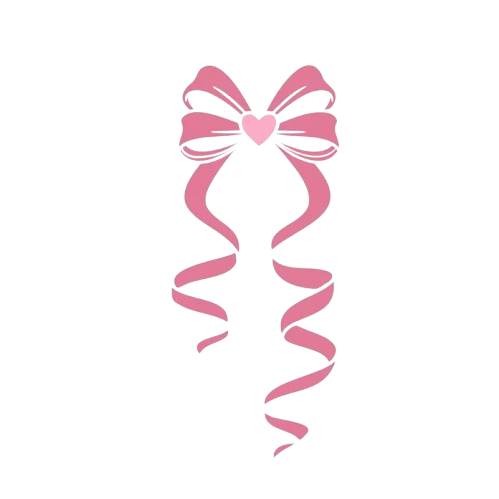
#> input picture 1.png, 499 x 499 px
$ python generate_poster.py
#> lines starting #> are read from the running program, lines starting #| are printed output that depends on the picture
"""
Ivy's Sweet 16 Birthday Poster Generator
Theme: Pretty in Pink - Soft Florals, Chic & Elegant
Generates a high-quality PNG poster at 1080x1620 (2:3 ratio)
Renders at 2x then downsamples for anti-aliasing
"""

from PIL import Image, ImageDraw, ImageFont, ImageFilter
import math
import os
import random

# ============ CONFIGURATION ============
SCALE = 2  # Render at 2x for anti-aliasing
W, H = 1080, 1620
WIDTH, HEIGHT = W * SCALE, H * SCALE
FONTS_DIR = "C:/Windows/Fonts"

# Pretty in Pink color palette
C = {
    'bg_top':       (255, 250, 248),
    'bg_bot':       (253, 235, 232),
    'blush':        (232, 160, 191),
    'baby_pink':    (244, 194, 194),
    'dusty_rose':   (196, 139, 159),
    'deep_pink':    (199, 91, 122),
    'champagne':    (245, 230, 204),
    'ivory':        (255, 255, 240),
    'white':        (255, 255, 255),
    'gold':         (191, 160, 110),
    'gold_light':   (212, 190, 150),
    'rose_gold':    (183, 110, 121),
    'text_dark':    (82, 48, 64),
    'text_med':     (130, 85, 105),
    'text_light':   (170, 130, 148),
    'sage':         (175, 195, 165),
    'sage_dark':    (145, 168, 138),
    'pink1':        (250, 218, 221),
    'pink2':        (242, 200, 210),
    'pink3':        (255, 228, 232),
    'pink4':        (238, 175, 195),
    'border':       (225, 185, 198),
    'border_gold':  (210, 188, 155),
    # Pastel additions for dress code
    'pastel_lav':   (210, 190, 220),    # Pastel lavender
    'pastel_mint':  (195, 225, 210),    # Pastel mint
    'pastel_peach': (255, 218, 200),    # Pastel peach
    # Faded background element colors
    'bg_bow':       (248, 225, 235),    # Very faded pink for bg bows
    'bg_steth':     (240, 218, 228),    # Very faded rose for bg stethoscope
    'bg_book':      (245, 232, 238),    # Very faded for bg books
    'bg_book_sp':   (238, 220, 230),    # Faded spine color
}

def S(v):
    """Scale value"""
    return int(v * SCALE)

def font(name, size):
    try:
        # Try current directory first
        if os.path.exists(name):
            return ImageFont.truetype(name, S(size))
        # Then try Windows fonts directory
        win_path = os.path.join(FONTS_DIR, name)
        if os.path.exists(win_path):
            return ImageFont.truetype(win_path, S(size))
    except Exception as e:
        pass
    return None

def get_font(names, size):
    """Try multiple font names, return first one that works"""
    if isinstance(names, str):
        names = [names]
    for name in names:
        f = font(name, size)
        if f:
            return f
    # Final fallback to a system font
    try:
        return ImageFont.truetype("C:\\Windows\\Fonts\\arial.ttf", S(size))
    except:
        return ImageFont.load_default()

# ============ DRAWING PRIMITIVES ============

def gradient_bg(draw):
    for y in range(HEIGHT):
        t = y / HEIGHT
        r = int(C['bg_top'][0] + (C['bg_bot'][0] - C['bg_top'][0]) * t)
        g = int(C['bg_top'][1] + (C['bg_bot'][1] - C['bg_top'][1]) * t)
        b = int(C['bg_top'][2] + (C['bg_bot'][2] - C['bg_top'][2]) * t)
        draw.line([(0, y), (WIDTH, y)], fill=(r, g, b))

def flower(draw, cx, cy, r, petal_col, center_col, n=5, rot=0):
    cx, cy, r = S(cx), S(cy), S(r)
    for i in range(n):
        a = rot + 2 * math.pi * i / n
        px = cx + r * 0.65 * math.cos(a)
        py = cy + r * 0.65 * math.sin(a)
        pr = r * 0.52
        draw.ellipse([px-pr, py-pr, px+pr, py+pr], fill=petal_col)
    cr = r * 0.28
    draw.ellipse([cx-cr, cy-cr, cx+cr, cy+cr], fill=center_col)

def tiny_flower(draw, cx, cy, sz, col):
    cx, cy, sz = S(cx), S(cy), S(sz)
    for i in range(5):
        a = 2 * math.pi * i / 5 - math.pi / 2
        px = cx + sz * 0.5 * math.cos(a)
        py = cy + sz * 0.5 * math.sin(a)
        draw.ellipse([px-sz*0.28, py-sz*0.28, px+sz*0.28, py+sz*0.28], fill=col)
    draw.ellipse([cx-sz*0.14, cy-sz*0.14, cx+sz*0.14, cy+sz*0.14], fill=C['gold_light'])

def leaf(draw, cx, cy, length, angle, col):
    cx, cy, length = S(cx), S(cy), S(length)
    ca, sa = math.cos(angle), math.sin(angle)
    pts = []
    for t in range(0, 360, 8):
        tr = math.radians(t)
        x = length * 0.5 * math.cos(tr)
        y = length * 0.14 * math.sin(tr)
        pts.append((x * ca - y * sa + cx, x * sa + y * ca + cy))
    if len(pts) >= 3:
        draw.polygon(pts, fill=col)

# [44 lines left out: function bow, not called in this run]

def book_stack(draw, cx, cy, count=3):
    cx, cy = S(cx), S(cy)
    colors = [(C['blush'], C['dusty_rose']), (C['baby_pink'], C['deep_pink']),
              (C['champagne'], C['gold'])]
    for i in range(count):
        bw = S(48 + (i % 2) * 8)
        bh = S(13)
        bx = cx - bw // 2 + S((i % 2) * 4)
        by = cy - i * S(15)
        draw.rectangle([bx, by, bx+bw, by+bh], fill=colors[i%3][0], outline=colors[i%3][1], width=max(1, SCALE))
        draw.line([(bx+S(3), by), (bx+S(3), by+bh)], fill=colors[i%3][1], width=max(1, SCALE))

def stethoscope(img, cx, cy, sz, opacity=1.0):
    """Render 🩺 color emoji from Segoe UI Emoji onto the image"""
    cx, cy, sz = S(cx), S(cy), S(sz)
    font_sz = max(12, int(sz * 0.75))
    emoji_font = ImageFont.truetype(
        os.path.join(FONTS_DIR, "seguiemj.ttf"), font_sz)
    char = "\U0001FA7A"

    # Measure glyph
    tmp = Image.new('RGBA', (1, 1))
    td = ImageDraw.Draw(tmp)
    bb = td.textbbox((0, 0), char, font=emoji_font)
    ew, eh = bb[2] - bb[0] + 10, bb[3] - bb[1] + 10

    # Render emoji on transparent temp image
    tmp = Image.new('RGBA', (ew, eh), (0, 0, 0, 0))
    td = ImageDraw.Draw(tmp)
    td.text((-bb[0] + 5, -bb[1] + 5), char,
            font=emoji_font, embedded_color=True)

    # Apply opacity for faded background elements
    if opacity < 1.0:
        a = tmp.split()[3]
        a = a.point(lambda p: int(p * opacity))
        tmp.putalpha(a)

    # Paste centered at (cx, cy)
    px = int(cx - ew / 2)
    py = int(cy - eh / 2)
    img.paste(tmp, (px, py), tmp)

def ornament_line(draw, y, col):
    y = S(y)
    cx = WIDTH // 2
    lw = S(200)
    draw.line([(cx-lw, y), (cx+lw, y)], fill=col, width=max(1, SCALE))
    # Center diamond
    d = S(4)
    draw.polygon([(cx, y-d), (cx+d, y), (cx, y+d), (cx-d, y)], fill=col)
    # Side dots
    for off in [-0.4, 0.4, -0.7, 0.7]:
        ox = cx + int(lw * off)
        draw.ellipse([ox-S(2), y-S(2), ox+S(2), y+S(2)], fill=col)

def sparkle(draw, cx, cy, sz, col):
    cx, cy, sz = S(cx), S(cy), S(sz)
    draw.line([(cx, cy-sz), (cx, cy+sz)], fill=col, width=max(1, SCALE))
    draw.line([(cx-sz, cy), (cx+sz, cy)], fill=col, width=max(1, SCALE))
    s2 = int(sz * 0.6)
    draw.line([(cx-s2, cy-s2), (cx+s2, cy+s2)], fill=col, width=max(1, SCALE))
    draw.line([(cx+s2, cy-s2), (cx-s2, cy+s2)], fill=col, width=max(1, SCALE))

def heart(draw, cx, cy, sz, col):
    cx, cy, sz = S(cx), S(cy), S(sz)
    pts = []
    for t in range(0, 360, 3):
        tr = math.radians(t)
        x = sz * 16 * math.sin(tr)**3 / 16
        y = -sz * (13*math.cos(tr) - 5*math.cos(2*tr) - 2*math.cos(3*tr) - math.cos(4*tr)) / 16
        pts.append((cx + x, cy + y))
    if len(pts) >= 3:
        draw.polygon(pts, fill=col)

def centered(draw, text, fnt, y, col):
    y = S(y)
    bb = draw.textbbox((0, 0), text, font=fnt)
    tw = bb[2] - bb[0]
    draw.text(((WIDTH - tw) // 2, y), text, font=fnt, fill=col)

def txt_w(draw, text, fnt):
    bb = draw.textbbox((0, 0), text, font=fnt)
    return bb[2] - bb[0]

# ============ CREATE POSTER ============

def create_poster():
    img = Image.new('RGB', (WIDTH, HEIGHT), C['bg_top'])
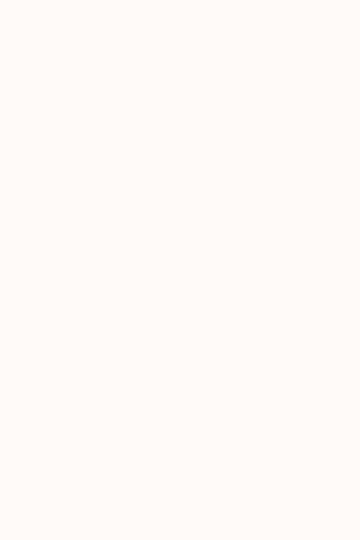
#> img: PIL image 2160x3240 RGB (shown at 1/6 size); mean R, G, B 255, 250, 248
    d = ImageDraw.Draw(img)

    # --- Fonts ---
    f_script_xl = get_font(["ITCEDSCR.TTF", "georgiai.ttf", "georgia.ttf"], 88)
    f_script_lg = get_font(["ITCEDSCR.TTF", "georgiai.ttf", "georgia.ttf"], 62)
    f_script_md = get_font(["ITCEDSCR.TTF", "georgiai.ttf", "georgia.ttf"], 48)
    f_script_sm = get_font(["ITCEDSCR.TTF", "georgiai.ttf", "georgia.ttf"], 38)
    # IVY'S - use DancingScript, very important to show!
    f_name      = get_font(["DancingScript.ttf", "SCRIPTBL.TTF", "ITCEDSCR.TTF", "georgiai.ttf"], 140)
    f_name_i    = get_font(["BOD_I.TTF", "timesi.ttf", "times.ttf"], 44)
    f_serif     = get_font(["BASKVILL.TTF", "georgia.ttf", "times.ttf"], 28)
    f_serif_sm  = get_font(["BASKVILL.TTF", "georgia.ttf", "times.ttf"], 22)
    f_gothic    = get_font(["GOTHIC.TTF", "arial.ttf"], 21)
    f_gothic_sm = get_font(["GOTHIC.TTF", "arial.ttf"], 17)
    f_gothic_xs = get_font(["GOTHIC.TTF", "arial.ttf"], 13)
    f_bell      = get_font(["BELL.TTF", "times.ttf"], 27)
    f_bell_sm   = get_font(["BELL.TTF", "times.ttf"], 21)

    # 1. Gradient background
    gradient_bg(d)

    # 1b. Background watermark elements (bows, stethoscopes, books)
    draw_background_elements(d, img)
#> the loop in draw_background_elements, `for sx, sy, ssz in bg_steth_positions:` made 14 passes
#> pass 1, in stethoscope, `a = a.point(lambda p: int(p * opacity))`:
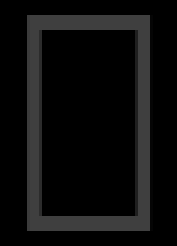
#> a: PIL image 59x82 L (shown 3 times larger); min 0, max 63, mean 12.8

    # 2. Double border frame
    m1, m2 = S(32), S(44)
    d.rectangle([m1, m1, WIDTH-m1, HEIGHT-m1], outline=C['border'], width=max(2, SCALE))
    d.rectangle([m2, m2, WIDTH-m2, HEIGHT-m2], outline=C['border_gold'], width=max(1, SCALE))

    # Corner flowers
    for cx, cy in [(m2+S(12), m2+S(12)), (WIDTH-m2-S(12), m2+S(12)),
                   (m2+S(12), HEIGHT-m2-S(12)), (WIDTH-m2-S(12), HEIGHT-m2-S(12))]:
        draw_corner_flower(d, cx, cy)

    # Load and place bow image (1.png) - BIGGER sizes
    try:
        bow_img = Image.open("1.png").convert("RGBA")
#> bow_img is the input picture: PIL image 499x499 RGBA; mean R, G, B, A 18.2, 11.7, 13.5, 16.6

        # Resize and place bows at different locations (increased sizes)
        bow_positions = [
            # Corner bows (MASSIVE)
            (m2+S(50), m2+S(50), 350),
            (WIDTH-m2-S(50), m2+S(50), 350),
            (m2+S(50), HEIGHT-m2-S(50), 350),
            (WIDTH-m2-S(50), HEIGHT-m2-S(50), 350),
            # Top area
            (WIDTH//2, S(148), 320),
            (S(200), S(280), 220),
            (WIDTH-S(200), S(300), 220),
            # Upper middle area
            (WIDTH//4, S(450), 240),
            (WIDTH*3//4, S(480), 240),
            (S(180), S(620), 190),
            (WIDTH-S(180), S(650), 190),
            (WIDTH//2, S(680), 230),
            # Center middle area
            (WIDTH//2, S(850), 260),
            (S(220), S(920), 200),
            (WIDTH-S(220), S(950), 200),
            (WIDTH//3, S(1020), 230),
            (WIDTH*2//3, S(1050), 230),
            # Lower middle area
            (WIDTH//4, S(1150), 230),
            (WIDTH*3//4, S(1180), 230),
            (S(190), S(1280), 190),
            (WIDTH-S(190), S(1310), 190),
            (WIDTH//2, S(1380), 210),
            # Extra scattered bows
            (S(250), S(370), 180),
            (WIDTH-S(250), S(390), 180),
            (S(160), S(1480), 185),
            (WIDTH-S(160), S(1500), 185),
        ]
        for bx, by, bsize in bow_positions:
            bow_resized = bow_img.resize((bsize, bsize), Image.LANCZOS)
            # Center the bow image
            paste_x = int(bx - bsize // 2)
            paste_y = int(by - bsize // 2)
            img.paste(bow_resized, (paste_x, paste_y), bow_resized)
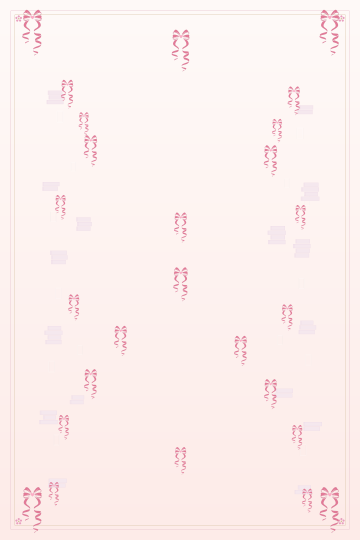
#> img: PIL image 2160x3240 RGB (shown at 1/6 size); mean R, G, B 252.7, 239.9, 237.9
    except Exception as e:
        print(f"Could not load bow image: {e}")

    # 3. Top floral crown
    draw_top_florals(d)

    # 5. "You're Invited to"
    centered(d, "You're Invited to", f_script_lg, 198, C['text_med'])

    # 6. Ornamental line
    ornament_line(d, 262, C['gold_light'])

    # 7. IVY'S
    centered(d, "IVY'S", f_name, 280, C['deep_pink'])

    # 8. Sweet Sixteen
    centered(d, "Sweet Sixteen", f_script_xl, 420, C['dusty_rose'])

    # Hearts beside title
    heart(d, W//2 - 185, 465, 9, C['pink1'])
    heart(d, W//2 + 185, 465, 9, C['pink1'])

    # 9. BIRTHDAY CELEBRATION
    centered(d, "B I R T H D A Y   C E L E B R A T I O N", f_gothic, 520, C['text_med'])

    # 10. Ornamental line
    ornament_line(d, 535, C['gold_light'])

    # 11. Side decorations
    book_stack(d, 108, 572, 3)
    stethoscope(img, W - 108, 540, 58, opacity=0.45)
    # bow(d, 102, 625, 28, C['pink2'], C['dusty_rose'])
    # bow(d, W - 102, 618, 28, C['pink2'], C['dusty_rose'])

    # 12. Invitation text
    centered(d, "Please join us for an afternoon of", f_script_sm, 560, C['text_light'])
    centered(d, "elegance & celebration", f_script_sm, 600, C['text_light'])

    # 13. Details box
    draw_details_box(d, f_gothic_sm, f_bell)

    # 14. Ornamental line
    ornament_line(d, 940, C['gold_light'])

    # 15. Pretty in Pink
    centered(d, "~ Pretty in Pink ~", f_script_lg, 960, C['deep_pink'])

    # 16. Dress code
    draw_dress_code(d, f_gothic, f_gothic_xs)

    # 17. Theme line
    # centered(d, "T H E M E", f_gothic_sm, 1198, C['gold'])
    # centered(d, "Soft Florals  ·  Chic & Elegant  ·  Bows", f_serif_sm, 1222, C['text_med'])

    # 18. Middle decorative row
    draw_middle_decor(d, img)

    # 19. Ornamental line
    ornament_line(d, 1330, C['gold_light'])

    # 20. Closing text
    centered(d, "With love,", f_script_sm, 1365, C['text_light'])
    centered(d, "we can't wait to celebrate with you!", f_script_sm, 1405, C['text_light'])

    # 22. Bottom bow
    # bow(d, W//2, H - 115, 38, C['blush'], C['dusty_rose'])

    # 23. Bottom florals
    draw_bottom_florals(d)

    # 24. Scattered sparkles, hearts, dots, tiny flowers
    draw_scatter(d)

    # Downsample for anti-aliasing
    img = img.resize((W, H), Image.LANCZOS)
    return img


def draw_corner_flower(d, cx, cy):
    """Small corner flower (already in pixel coords)"""
    sz = S(7)
    for i in range(5):
        a = 2 * math.pi * i / 5 - math.pi / 2
        px = cx + sz * math.cos(a)
        py = cy + sz * math.sin(a)
        d.ellipse([px-S(3), py-S(3), px+S(3), py+S(3)], fill=C['blush'])
    d.ellipse([cx-S(2), cy-S(2), cx+S(2), cy+S(2)], fill=C['gold_light'])


def draw_background_elements(d, img):
    """Draw faded bows, stethoscopes, and books scattered across background"""
    random.seed(99)

    # --- Background bows (scattered, faded) ---
    bg_bow_positions = [
        (155, 200, 50), (W-160, 250, 45), (130, 480, 40), (W-140, 520, 42),
        (170, 720, 48), (W-170, 680, 44), (140, 950, 46), (W-150, 1000, 40),
        (160, 1180, 42), (W-165, 1150, 48), (135, 1380, 44), (W-145, 1420, 40),
        (W//2 - 280, 350, 35), (W//2 + 280, 380, 35),
        (W//2 - 300, 820, 38), (W//2 + 300, 860, 38),
        (W//2 - 260, 1100, 36), (W//2 + 260, 1300, 36),
    ]
    # for bx, by, bsz in bg_bow_positions:
    #     bow(d, bx, by, bsz, C['pink2'], C['dusty_rose'])

    # --- Background stethoscopes (scattered, faded) ---
    bg_steth_positions = [
        (180, 350, 55), (W-180, 400, 50), (160, 650, 48), (W-160, 600, 52),
        (175, 880, 50), (W-175, 850, 48), (155, 1100, 52), (W-155, 1080, 50),
        (170, 1320, 48), (W-170, 1350, 52),
        (W//2 - 320, 500, 42), (W//2 + 320, 550, 42),
        (W//2 - 300, 1050, 44), (W//2 + 300, 1020, 44),
    ]
    for sx, sy, ssz in bg_steth_positions:
        stethoscope(img, sx, sy, ssz, opacity=0.25)

    # --- Background book stacks (scattered, faded) ---
    bg_book_positions = [
        (165, 300), (W-165, 330), (150, 560), (W-150, 590),
        (175, 780), (W-175, 760), (160, 1020), (W-160, 990),
        (145, 1260), (W-145, 1280), (170, 1450), (W-170, 1470),
        (W//2 - 290, 680), (W//2 + 290, 720),
        (W//2 - 310, 1200), (W//2 + 310, 1180),
    ]
    for bbx, bby in bg_book_positions:
        # Draw faded books manually (lighter colors)
        cx, cy = S(bbx), S(bby)
        for i in range(random.randint(2, 4)):
            bw = S(random.randint(38, 55))
            bh = S(12)
            bkx = cx - bw // 2 + S((i % 2) * 3)
            bky = cy - i * S(14)
            d.rectangle([bkx, bky, bkx+bw, bky+bh], fill=C['bg_book'], outline=C['bg_book_sp'], width=max(1, SCALE))
            d.line([(bkx+S(3), bky), (bkx+S(3), bky+bh)], fill=C['bg_book_sp'], width=max(1, SCALE))


def draw_top_florals(d):
    """Floral arrangement at top of poster"""
    cx = W // 2
    # Large center
    flower(d, cx, 90, 30, C['pink1'], C['gold_light'], 5, 0)
    flower(d, cx-55, 78, 24, C['baby_pink'], C['champagne'], 5, 0.3)
    flower(d, cx+55, 78, 24, C['blush'], C['champagne'], 5, 0.6)
    flower(d, cx-105, 90, 19, C['pink2'], C['gold_light'], 5, 0.1)
    flower(d, cx+105, 90, 19, C['pink2'], C['gold_light'], 5, 0.4)
    # Tiny accents
    tiny_flower(d, cx-148, 85, 6, C['dusty_rose'])
    tiny_flower(d, cx+148, 85, 6, C['dusty_rose'])
    tiny_flower(d, cx-178, 92, 5, C['pink4'])
    tiny_flower(d, cx+178, 92, 5, C['pink4'])
    # Leaves
    leaf(d, cx-72, 108, 28, -0.5, C['sage'])
    leaf(d, cx+72, 108, 28, 0.5, C['sage'])
    leaf(d, cx-130, 98, 24, -0.8, C['sage_dark'])
    leaf(d, cx+130, 98, 24, 0.8, C['sage_dark'])
    leaf(d, cx-165, 100, 18, -1.0, C['sage'])
    leaf(d, cx+165, 100, 18, 1.0, C['sage'])


def draw_details_box(d, f_sm, f_bell):
    """Date, time, venue details"""
    bx1, bx2 = S(130), WIDTH - S(130)
    by1, by2 = S(650), S(950)  # Larger box for venue
    # Subtle fill
    d.rectangle([bx1, by1, bx2, by2], fill=(255, 248, 245), outline=C['border_gold'], width=max(1, SCALE))

    y = 665
    centered(d, "D A T E", f_sm, y, C['gold'])
    y += 28
    centered(d, "Sunday, February 15th, 2026", f_bell, y, C['text_dark'])

    y += 48
    centered(d, "T I M E", f_sm, y, C['gold'])
    y += 28
    centered(d, "2 : 30  PM   —   6 : 30  PM", f_bell, y, C['text_dark'])

    y += 48
    centered(d, "V E N U E", f_sm, y, C['gold'])
    y += 28
    centered(d, "Club House", f_bell, y, C['text_dark'])
    y += 26
    centered(d, "5616 Sage Hills DR", f_bell, y, C['text_dark'])
    y += 26
    centered(d, "Charlotte, NC 28277", f_bell, y, C['text_dark'])


def draw_dress_code(d, f_title, f_xs):
    """Dress code section with color swatches in rows of 4"""
    centered(d, "D R E S S   C O D E", f_title, 1030, C['text_dark'])

    swatches = [
        (C['blush'],        "Blush\nPink"),
        (C['baby_pink'],    "Baby\nPink"),
        (C['dusty_rose'],   "Dusty\nRose"),
        (C['champagne'],    "Nude\nChampagne"),
        (C['ivory'],        "Ivory"),
        (C['white'],        "White"),
        (C['pink2'],        "Pastel\nFloral"),
        (C['pastel_lav'],   "Pastel\nLavender"),
        (C['pastel_mint'],  "Pastel\nMint"),
        (C['pastel_peach'], "Pastel\nPeach"),
    ]

    sw = S(38)  # Swatch size
    gap = S(20)  # Gap between swatches
    cols_per_row = 5  # 5 colors per row
    row_gap = S(100)  # Gap between rows

    sy = S(1055)  # Starting y position

    # Draw swatches in rows of 4
    for i, (col, label) in enumerate(swatches):
        row = i // cols_per_row
        col_in_row = i % cols_per_row

        # Calculate x position (center each row)
        colors_in_this_row = min(cols_per_row, len(swatches) - row * cols_per_row)
        row_width = colors_in_this_row * sw + (colors_in_this_row - 1) * gap
        row_start_x = (WIDTH - row_width) // 2

        x = row_start_x + col_in_row * (sw + gap)
        y = sy + row * row_gap

        # Circle swatch
        d.ellipse([x, y, x+sw, y+sw], fill=col, outline=C['gold_light'], width=max(1, SCALE))
        # Label lines
        for j, line in enumerate(label.split('\n')):
            bb = d.textbbox((0, 0), line, font=f_xs)
            lw = bb[2] - bb[0]
            d.text((x + sw//2 - lw//2, y + sw + S(6) + j * S(15)), line, font=f_xs, fill=C['text_light'])

    # Add special notes below swatches
    note_y = y + sw + S(95)

    # Birthday girl dress note
    centered(d, "Birthday Girl: Red Wine Color", f_xs, note_y, C['deep_pink'])
    note_y += S(22)

    # Guest flexibility note
    centered(d, "Guests: Any pastel color welcome • Your choice!", f_xs, note_y, C['text_light'])
    final_y = sy + ((len(swatches) - 1) // cols_per_row) * row_gap + S(72)
    centered(d, "or any other pastel color", f_xs, final_y, C['text_light'])


def draw_middle_decor(d, img):
    """Middle decorative row with icons"""
    cx = W // 2
    y = 1275

    flower(d, cx-150, y, 16, C['pink1'], C['gold_light'], 5, 0.2)
    leaf(d, cx-170, y+10, 18, -0.6, C['sage'])
    # bow(d, cx, y, 42, C['blush'], C['dusty_rose'])
    flower(d, cx+150, y, 16, C['pink1'], C['gold_light'], 5, 0.8)
    leaf(d, cx+170, y+10, 18, 0.6, C['sage'])
    book_stack(d, cx-210, y+12, 2)
    stethoscope(img, cx+210, y-8, 42, opacity=0.45)


def draw_bottom_florals(d):
    """Bottom floral arrangement"""
    cx = W // 2
    by = H - 72
    flower(d, cx, by, 24, C['pink1'], C['gold_light'], 5, 0.5)
    flower(d, cx-48, by+5, 19, C['baby_pink'], C['champagne'], 5, 0.2)
    flower(d, cx+48, by+5, 19, C['blush'], C['champagne'], 5, 0.8)
    flower(d, cx-92, by, 15, C['pink2'], C['gold_light'], 5, 0)
    flower(d, cx+92, by, 15, C['pink2'], C['gold_light'], 5, 0.4)
    leaf(d, cx-68, by+14, 22, -0.4, C['sage'])
    leaf(d, cx+68, by+14, 22, 0.4, C['sage'])
    leaf(d, cx-115, by+6, 18, -0.7, C['sage_dark'])
    leaf(d, cx+115, by+6, 18, 0.7, C['sage_dark'])


def draw_scatter(d):
    """Scatter sparkles, hearts, tiny flowers, dots"""
    random.seed(42)

    # Sparkles
    for sx, sy in [(148, 305), (W-148, 355), (175, 910), (W-175, 955),
                    (195, 1155), (W-195, 1108), (128, 1410), (W-128, 1425)]:
        sparkle(d, sx, sy, 7, C['gold_light'])

    # Tiny side flowers
    for fx, fy in [(88, 255), (W-88, 285), (82, 755), (W-82, 710),
                    (92, 1055), (W-92, 1085), (78, 1355), (W-78, 1385)]:
        tiny_flower(d, fx, fy, 5, C['pink2'])

    # Hearts
    for hx, hy in [(118, 455), (W-118, 485), (98, 1255), (W-98, 1285)]:
        heart(d, hx, hy, 7, C['pink2'])

    # Dot scatter along borders
    for _ in range(45):
        x = random.choice([random.randint(55, 140), random.randint(W-140, W-55)])
        y = random.randint(130, H-130)
        s = random.randint(1, 3)
        d.ellipse([S(x-s), S(y-s), S(x+s), S(y+s)], fill=C['pink1'])


# ============ RUN ============
if __name__ == "__main__":
    print("Generating Ivy's Sweet 16 poster...")
    poster = create_poster()
#> in stethoscope (call 15), `a = tmp.split()[3]`:
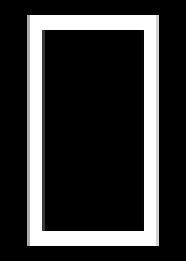
#> a: PIL image 62x87 L (shown 3 times larger); min 0, max 255, mean 51.4
#> in stethoscope (call 15), `a = a.point(lambda p: int(p * opacity))`:
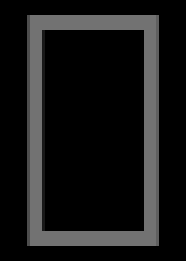
#> a: PIL image 62x87 L (shown 3 times larger); min 0, max 114, mean 23
#> in stethoscope (call 15), `tmp.putalpha(a)`:
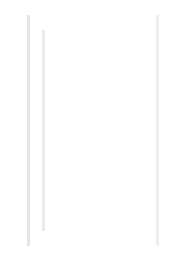
#> tmp: PIL image 62x87 RGBA (shown 3 times larger); mean R, G, B, A 51.4, 51.4, 51.4, 23; transparent parts drawn white
#> in stethoscope (call 15), `img.paste(tmp, (px, py), tmp)`:
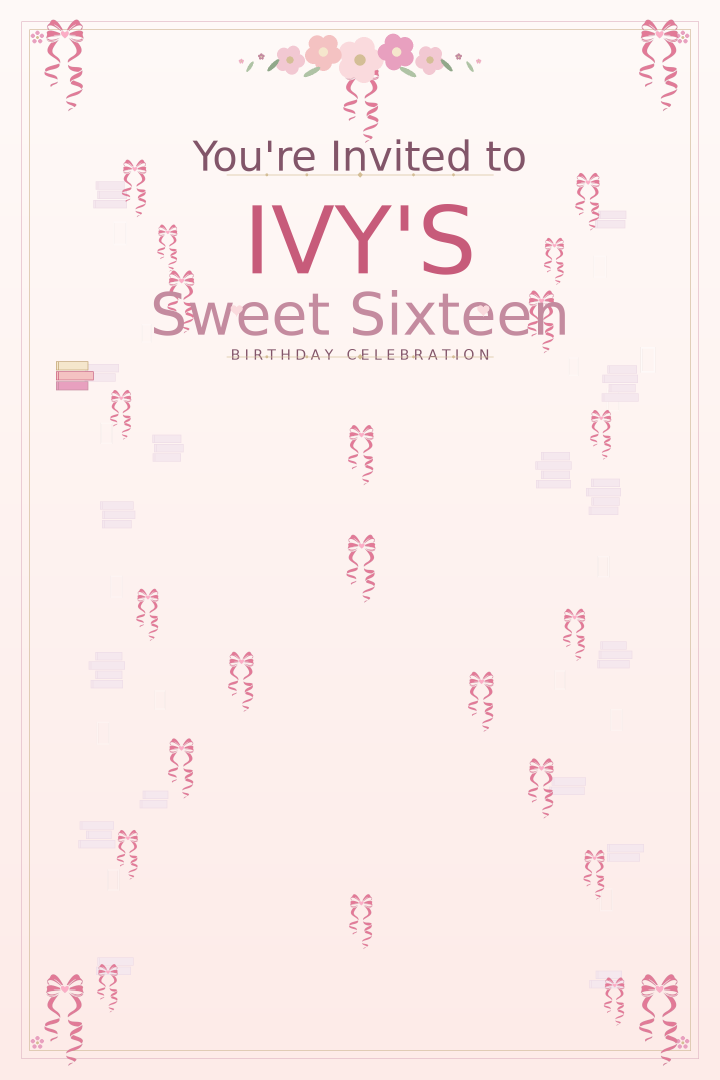
#> img: PIL image 2160x3240 RGB (shown at 1/3 size); mean R, G, B 251.3, 237.3, 235.7
#> (the rest of the program and of its run is left out)
